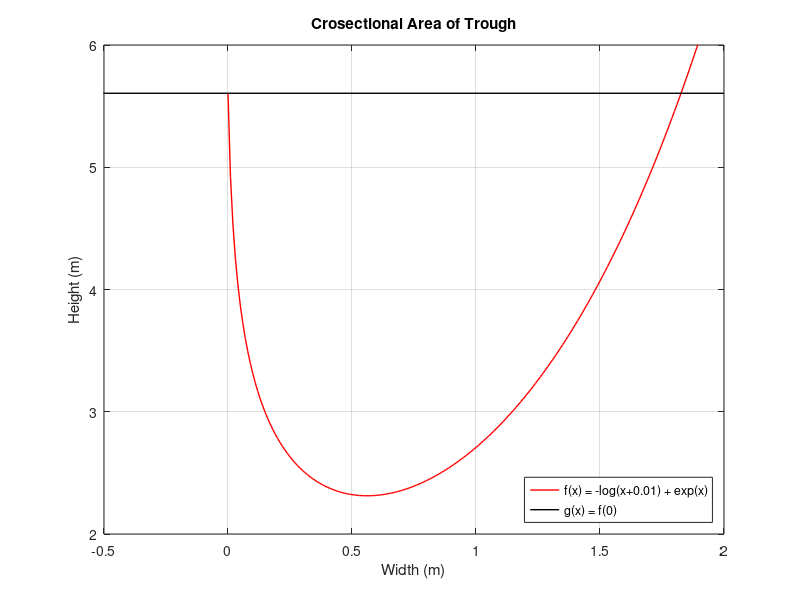

Write the MATLAB code that produced this figure.
x = [0:0.01:2];
g = 0; % Variable for g(x)
f = -log(x + 0.01) + exp(x); % function of f(x)
f2 = -log(g + 0.01) + exp(g); % function of g(x)
plot(x,f,'red','linewidth',1)
axis([-0.5 2 2 6])
hold on
plot([-2 2],[f2 f2],'black','linewidth',1)
title('Crosectional Area of Trough')
xlabel('Width (m)')
ylabel('Height (m)')
legend('f(x) = -log(x+0.01) + exp(x)','g(x) = f(0)','location','southeast')
grid on;

